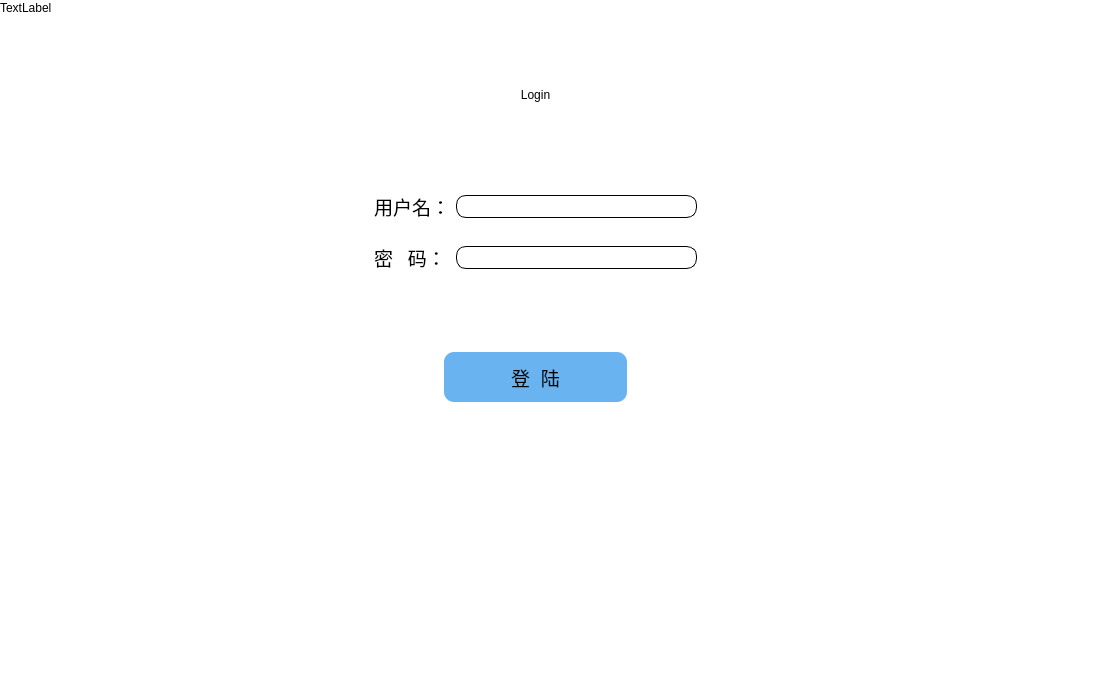
<?xml version="1.0" encoding="UTF-8"?>
<ui version="4.0">
 <class>login</class>
 <widget class="QWidget" name="login">
  <property name="geometry">
   <rect>
    <x>0</x>
    <y>0</y>
    <width>1100</width>
    <height>700</height>
   </rect>
  </property>
  <property name="sizePolicy">
   <sizepolicy hsizetype="Fixed" vsizetype="Fixed">
    <horstretch>0</horstretch>
    <verstretch>0</verstretch>
   </sizepolicy>
  </property>
  <property name="minimumSize">
   <size>
    <width>1100</width>
    <height>700</height>
   </size>
  </property>
  <property name="windowTitle">
   <string>Form</string>
  </property>
  <property name="styleSheet">
   <string notr="true">*{
background:rgb(255, 255, 255);
}

QLineEdit{
color:black;
background-color:flat;
font-size:16px;
border-style:outset;
border-radius:10px;
font-style:MingLiU-ExtB;
}
QPushButton{
background:#ced1d8;
border-style:outset;
border-radius:10px;
font-style:Microsoft YaHei;
font-size:16px;
}
QPushButton:pressed{
border-style:inset;
font-style:Microsoft YaHei;
}
QLabel{
background:rgba(85,170,255,0);
color:black;
}</string>
  </property>
  <widget class="QLabel" name="backgroundLabel">
   <property name="geometry">
    <rect>
     <x>0</x>
     <y>0</y>
     <width>63</width>
     <height>16</height>
    </rect>
   </property>
   <property name="text">
    <string>TextLabel</string>
   </property>
  </widget>
  <widget class="QWidget" name="widget_3" native="true">
   <property name="geometry">
    <rect>
     <x>365</x>
     <y>30</y>
     <width>341</width>
     <height>421</height>
    </rect>
   </property>
   <property name="styleSheet">
    <string notr="true">background:rgba(255, 255, 255,100)</string>
   </property>
   <layout class="QGridLayout" name="gridLayout_3">
    <item row="0" column="0">
     <widget class="QLabel" name="loginLogo">
      <property name="sizePolicy">
       <sizepolicy hsizetype="Preferred" vsizetype="Preferred">
        <horstretch>0</horstretch>
        <verstretch>0</verstretch>
       </sizepolicy>
      </property>
      <property name="styleSheet">
       <string notr="true">font: 30pt &quot;Arial&quot;;</string>
      </property>
      <property name="text">
       <string>&lt;html&gt;&lt;head/&gt;&lt;body&gt;&lt;p align=&quot;center&quot;&gt;Login&lt;/p&gt;&lt;/body&gt;&lt;/html&gt;</string>
      </property>
     </widget>
    </item>
    <item row="1" column="0">
     <widget class="QWidget" name="widget" native="true">
      <layout class="QGridLayout" name="gridLayout_2">
       <item row="0" column="0">
        <widget class="QLabel" name="label">
         <property name="font">
          <font>
           <family>Microsoft YaHei</family>
           <pointsize>14</pointsize>
          </font>
         </property>
         <property name="text">
          <string>用户名：</string>
         </property>
        </widget>
       </item>
       <item row="0" column="1">
        <widget class="QLineEdit" name="accountEdit">
         <property name="sizePolicy">
          <sizepolicy hsizetype="Expanding" vsizetype="Fixed">
           <horstretch>0</horstretch>
           <verstretch>0</verstretch>
          </sizepolicy>
         </property>
         <property name="font">
          <font>
           <pointsize>-1</pointsize>
          </font>
         </property>
         <property name="styleSheet">
          <string notr="true">background-color: rgb(255, 255, 255);
border-width:1</string>
         </property>
        </widget>
       </item>
       <item row="1" column="1">
        <widget class="QLineEdit" name="passwordEdit">
         <property name="font">
          <font>
           <pointsize>-1</pointsize>
          </font>
         </property>
         <property name="styleSheet">
          <string notr="true">background-color: rgb(255, 255, 255);
border-width:1</string>
         </property>
        </widget>
       </item>
       <item row="1" column="0">
        <widget class="QLabel" name="label_3">
         <property name="font">
          <font>
           <family>Microsoft YaHei</family>
           <pointsize>14</pointsize>
          </font>
         </property>
         <property name="text">
          <string>密   码：</string>
         </property>
        </widget>
       </item>
      </layout>
     </widget>
    </item>
    <item row="2" column="0">
     <widget class="QWidget" name="widget_2" native="true">
      <layout class="QGridLayout" name="gridLayout">
       <item row="1" column="1">
        <widget class="QPushButton" name="loginButton">
         <property name="sizePolicy">
          <sizepolicy hsizetype="Preferred" vsizetype="Preferred">
           <horstretch>0</horstretch>
           <verstretch>0</verstretch>
          </sizepolicy>
         </property>
         <property name="minimumSize">
          <size>
           <width>80</width>
           <height>30</height>
          </size>
         </property>
         <property name="font">
          <font>
           <family>Microsoft YaHei UI</family>
           <pointsize>14</pointsize>
           <weight>50</weight>
           <italic>false</italic>
           <bold>false</bold>
          </font>
         </property>
         <property name="cursor">
          <cursorShape>PointingHandCursor</cursorShape>
         </property>
         <property name="styleSheet">
          <string notr="true">background-color:#69b3f0;
font-family:Microsoft YaHei UI;
font:14pt</string>
         </property>
         <property name="text">
          <string>登  陆</string>
         </property>
        </widget>
       </item>
       <item row="1" column="0">
        <spacer name="horizontalSpacer_2">
         <property name="orientation">
          <enum>Qt::Horizontal</enum>
         </property>
         <property name="sizeType">
          <enum>QSizePolicy::Fixed</enum>
         </property>
         <property name="sizeHint" stdset="0">
          <size>
           <width>70</width>
           <height>50</height>
          </size>
         </property>
        </spacer>
       </item>
       <item row="1" column="2">
        <spacer name="horizontalSpacer">
         <property name="orientation">
          <enum>Qt::Horizontal</enum>
         </property>
         <property name="sizeType">
          <enum>QSizePolicy::Fixed</enum>
         </property>
         <property name="sizeHint" stdset="0">
          <size>
           <width>70</width>
           <height>50</height>
          </size>
         </property>
        </spacer>
       </item>
       <item row="0" column="1">
        <spacer name="verticalSpacer">
         <property name="orientation">
          <enum>Qt::Vertical</enum>
         </property>
         <property name="sizeType">
          <enum>QSizePolicy::Fixed</enum>
         </property>
         <property name="sizeHint" stdset="0">
          <size>
           <width>20</width>
           <height>40</height>
          </size>
         </property>
        </spacer>
       </item>
       <item row="2" column="1">
        <spacer name="verticalSpacer_2">
         <property name="orientation">
          <enum>Qt::Vertical</enum>
         </property>
         <property name="sizeType">
          <enum>QSizePolicy::Fixed</enum>
         </property>
         <property name="sizeHint" stdset="0">
          <size>
           <width>20</width>
           <height>40</height>
          </size>
         </property>
        </spacer>
       </item>
      </layout>
     </widget>
    </item>
   </layout>
  </widget>
 </widget>
 <tabstops>
  <tabstop>accountEdit</tabstop>
  <tabstop>passwordEdit</tabstop>
  <tabstop>loginButton</tabstop>
 </tabstops>
 <resources/>
 <connections/>
</ui>
